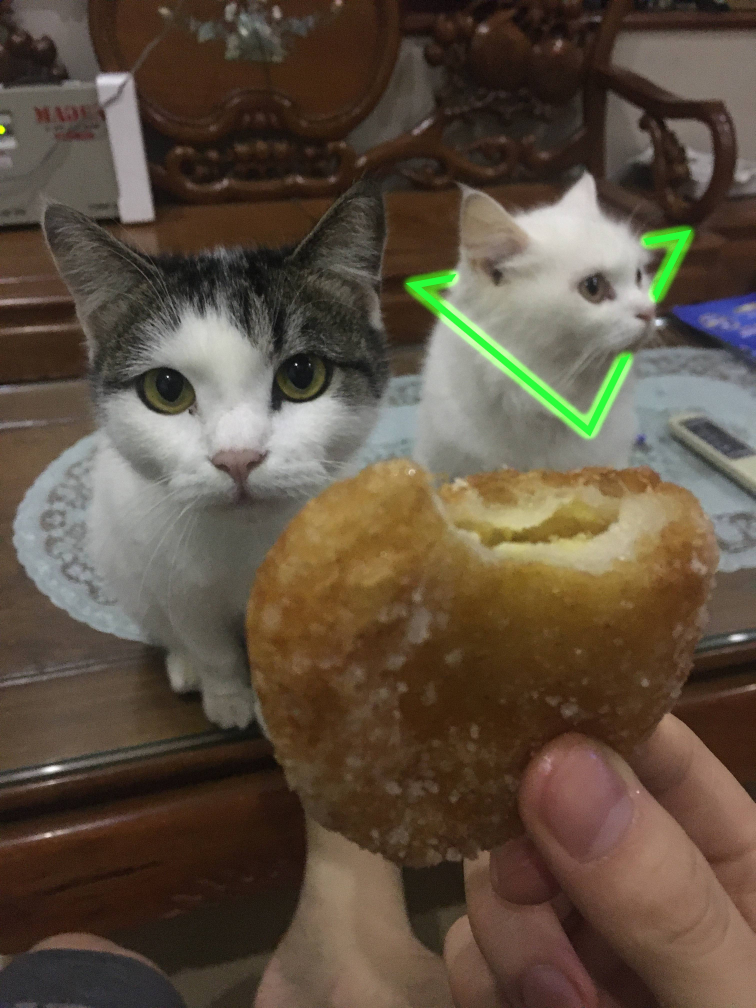
#> input picture IPR_Tut/images/demo.jpeg, 3024 x 4032 px, found by its file name (shown at 1/4 size)
$ python resize_crop.py
#> lines starting #> are read from the running program, lines starting #| are printed output that depends on the picture
from PIL import Image


def resize_image(input_path, output_path , new_width, new_height):
#> called with input_path = 'IPR_Tut/images/demo.jpeg', output_path = 'IPR_Tut/images/resizeImage.jpeg', new_width = 400, new_height = 300
    image = Image.open(input_path)
#> image is the input picture: PIL image 3024x4032 RGB; mean R, G, B 93.8, 80.2, 65

    resize_image = image.resize((new_width, new_height))
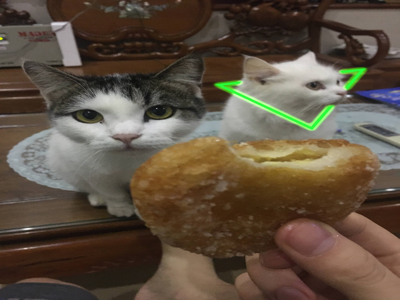
#> resize_image: PIL image 400x300 RGB; mean R, G, B 93.8, 80.2, 65

    resize_image.save(output_path)

    print(f"Resize image saved as {output_path}")


resize_image('IPR_Tut/images/demo.jpeg', 'IPR_Tut/images/resizeImage.jpeg', 400, 300)

def crop_image(input_path, output_path, crop_box):
#> called with input_path = 'IPR_Tut/images/demo.jpeg', output_path = 'IPR_Tut/images/cropImage.jpeg', crop_box = (200, 850, 2800, 2200)
    image = Image.open(input_path)

    crop_image = image.crop(crop_box)
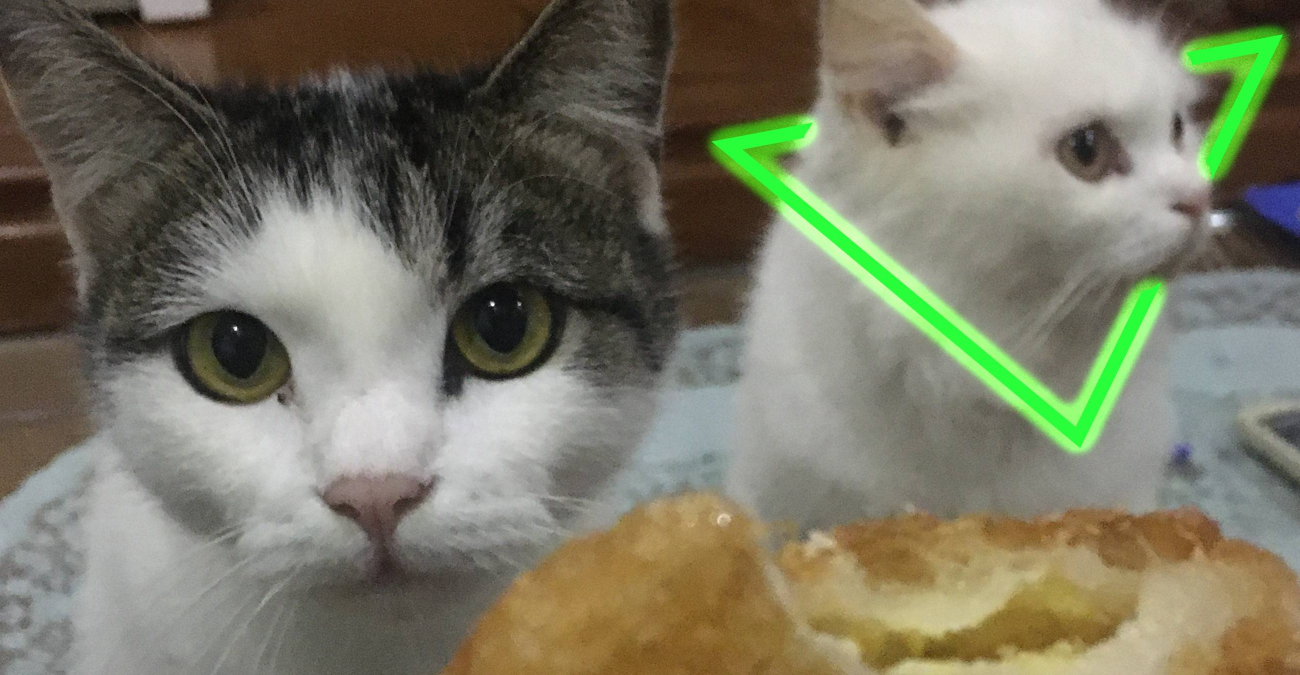
#> crop_image: PIL image 2600x1350 RGB (shown at 1/2 size); mean R, G, B 120.6, 119.3, 100.6

    crop_image.save(output_path)

    print(f"Crop image saved as {output_path}")

new_size = (200, 850, 2800, 2200)
crop_image('IPR_Tut/images/demo.jpeg', 'IPR_Tut/images/cropImage.jpeg', new_size)
